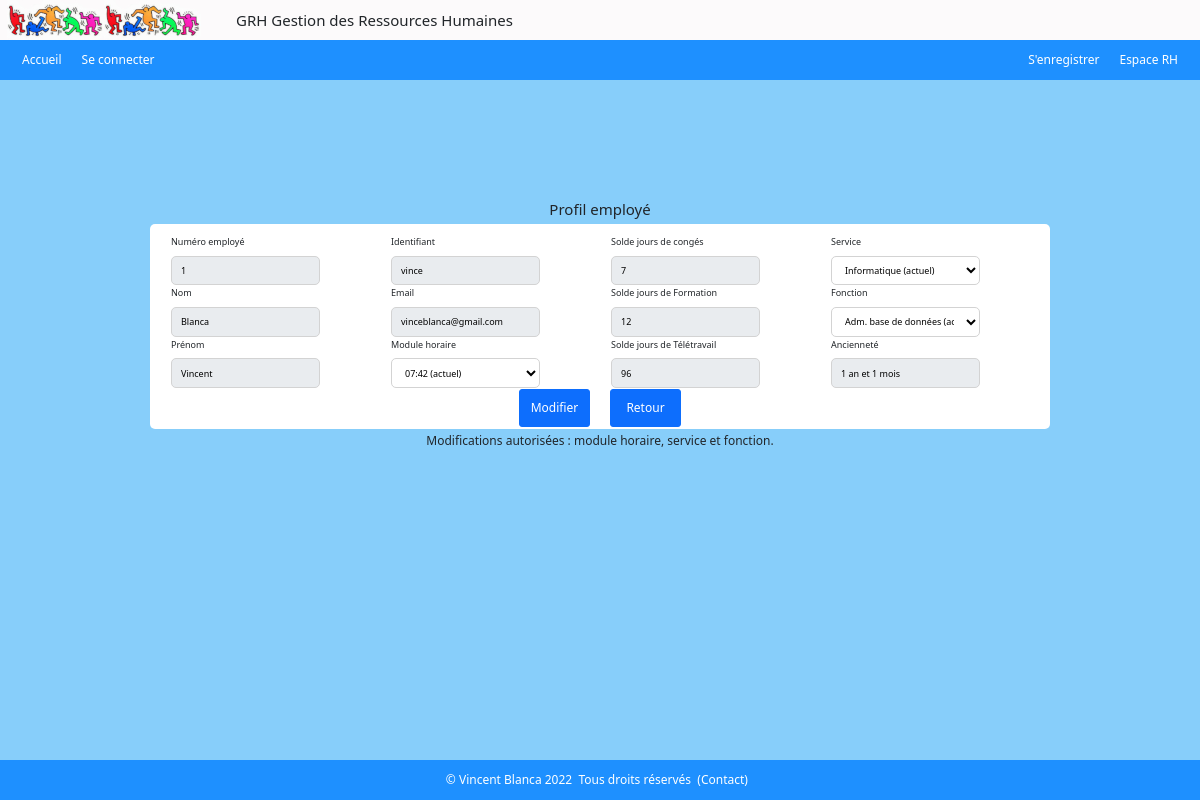
/index.php?action=employe&id=1 (signed in), run on the app's committed database.
### tables this page shows
CREATE TABLE IF NOT EXISTS `employe` (
  `empid` int UNSIGNED NOT NULL AUTO_INCREMENT,
  `nom` varchar(50) NOT NULL,
  `prenom` varchar(50) NOT NULL,
  `email` varchar(100) NOT NULL,
  `ident` varchar(50) NOT NULL,
  `mdpass` varchar(50) NOT NULL,
  `dateEmbauche` date NOT NULL,
  `horid` int NOT NULL,
  `servid` int NOT NULL,
  `fonctid` int NOT NULL,
  PRIMARY KEY (`empid`),
  UNIQUE KEY `email` (`email`),
  UNIQUE KEY `ident` (`ident`),
  KEY `horid` (`horid`),
  KEY `servid` (`servid`),
  KEY `fonctid` (`fonctid`)
);

CREATE TABLE IF NOT EXISTS `droits_conges` (
  `droitsid` int UNSIGNED NOT NULL AUTO_INCREMENT,
  `nb_jours` int UNSIGNED NOT NULL,
  `annee` year NOT NULL,
  `empid` int UNSIGNED NOT NULL,
  `typeid` int NOT NULL,
  PRIMARY KEY (`droitsid`),
  KEY `empid` (`empid`),
  KEY `typeid` (`typeid`)
);

CREATE TABLE IF NOT EXISTS `service` (
  `servid` int NOT NULL AUTO_INCREMENT,
  `libelle` varchar(50) NOT NULL,
  PRIMARY KEY (`servid`)
);

CREATE TABLE IF NOT EXISTS `fonction` (
  `fonctid` int NOT NULL AUTO_INCREMENT,
  `libelle` varchar(50) NOT NULL,
  `servid` int NOT NULL,
  PRIMARY KEY (`fonctid`),
  KEY `servid` (`servid`)
);

### admin/admin_controlers/controlerAdmin_employe.php (called while the page is built, shortened)
<?php
require ('./admin/admin_models/modelAdmin_employe.php');
function employe()
{
    $id = (int)($_GET['id']);
    $employe = getEmploye($id);
    $detail_empl = $employe->fetch(PDO::FETCH_ASSOC);
    $mod_horaire = getModuleHoraire($id);
    $horaire = $mod_horaire->fetch(PDO::FETCH_ASSOC);
    $solde_conges      = getSoldeAbsences($id, 1);
    $solde_formation   = getSoldeAbsences($id, 2);
    $solde_teletravail = getSoldeAbsences($id, 3);
    $anciennete = $detail_empl['anciennete'];
    if($anciennete >= 12) {
        $an   = floor($anciennete/12);
        $mois = $anciennete%12;
        if($an == 1) {
            if($mois > 0) {
                $anciennete_employe = $an." an et ".$mois." mois";
            } else {
                $anciennete_employe = $an." an";
            }
        } else {
            if($mois > 0) {
                $anciennete_employe = $an." ans et ".$mois." mois";
            } else {
                $anciennete_employe = $an." ans";
            }
        }
    }
    require ('./admin/admin_views/viewAdmin_employe.php');
}

### admin/admin_models/modelAdmin_employe.php (called while the page is built, shortened)
<?php
function getEmploye($id)
{
    $bdd = $GLOBALS['bdd'];
    $req_employe = $bdd->prepare("SELECT empid, nom, prenom, email, ident, horid, f.fonctid AS 'fonctid', s.servid AS 'servid', PERIOD_DIFF(DATE_FORMAT(NOW(),'%Y%m'), DATE_FORMAT(dateEmbauche, '%Y%m')) AS 'anciennete', s.libelle AS 'service', f.libelle AS 'fonction' FROM employe e, service s, fonction f WHERE empid =:empid AND e.fonctid = f.fonctid AND s.servid = e.servid");
    $req_employe->execute(
        [
            'empid' => $id
        ]
    );
    return $req_employe;
}
function getSoldeAbsences($empid, $type)
{
    $bdd = $GLOBALS['bdd'];
    $req_absences = $bdd->prepare("SELECT nb_jours AS 'jours', annee, libelle FROM type_conge tc, droits_conges dc, employe e WHERE dc.typeid = tc.id AND e.empid=dc.empid AND e.empid =:empid AND tc.id =:id");
    $req_absences->execute(
        [
            'empid' => $empid,
            'id'    => $type,
        ]
    );
    $solde = $req_absences->fetch(PDO::FETCH_ASSOC);
    return $solde;
}

### models/model_connect.php (called while the page is built, shortened)
<?php
function getModuleHoraire($id)
{
    $bdd = $GLOBALS['bdd'];
    $req_mod_hor = $bdd->query("SELECT TIME_FORMAT(mh.hormod, '%H:%i') AS 'Mod_Hor' FROM  mod_horaire mh, employe e WHERE e.empid = $id AND mh.horid = e.horid");
    return $req_mod_hor;
}

### admin/admin_views/viewAdmin_employe.php (the view, shortened to what this page needs)
<?php
include('./includes/header.php');
?>
<div class="register">
  <h5>Profil employé</h5>
  <form action="index.php?action=employe&id=<?= $id ?? $_SESSION['id_employe'] ?>" method="post">
    <div class="profilemploye">
      <div class="civilite">
        <label for="empid">Numéro employé</label>
        <input type="text" name="empid" readonly id="empid" style="background-color: #e9ecef" value="<?= $detail_empl['empid'] ?>" />
        <label for="nom">Nom</label>
        <input type="text" name="nom" readonly id="nom" style="background-color: #e9ecef" value="<?= $detail_empl['nom'] ?>" />
        <label for="prenom">Prénom</label>
        <input type="text" name="prenom" readonly id="prenom" style="background-color: #e9ecef" value="<?= $detail_empl['prenom'] ?>"  />
      </div>
      <div class="civilite">
        <label for="ident">Identifiant</label>
        <input type="text" name="ident" readonly id="ident" style="background-color: #e9ecef" value="<?= $detail_empl['ident'] ?>" />
        <label for="mail">Email</label>
        <input type="email" name="mail" readonly id="mail" style="background-color: #e9ecef" value="<?= $detail_empl['email'] ?>" />
        <label for="horaire">Module horaire</label>
        <select name="horaire" id="horaire">
            <option value="<?= $detail_empl['horid'] ?>"><?= $horaire['Mod_Hor']." (actuel)" ?></option>
        </select>
      </div>
      <div class="civilite">
        <label for="conges">Solde jours de congés</label>
        <input type="text" name="conges" readonly id="conges" style="background-color: #e9ecef" value="<?= $solde_conges['jours'] ?>" />
        <label for="formation">Solde jours de Formation</label>
        <input type="text" name="formation" readonly id="formation" style="background-color: #e9ecef" value="<?= $solde_formation['jours'] ?>" />
        <label for="formation">Solde jours de Télétravail</label>
        <input type="text" name="teletravail" readonly id="teletravail" style="background-color: #e9ecef" value="<?= $solde_teletravail['jours'] ?>" />
      </div>
      <div class="civilite">
          <label for="service">Service</label>
          <select name="service" id="service" onchange="myService()">
            <option value="<?= $detail_empl['servid'] ?>"><?= $detail_empl['service']." (actuel)" ?></option>
          </select>
          <label for="fonction">Fonction</label>
            <select name="fonctionI" id="info">
              <option value="<?= $detail_empl['fonctid'] ?>"><?= $detail_empl['fonction']." (actuelle)" ?></option>
            </select>
          <label for="anciennete">Ancienneté</label>
          <input type="text" name="anciennete" readonly id="anciennete" style="background-color: #e9ecef" value="<?= $anciennete_employe ?>" />
      </div>
      <div class="valid">
        <input class="btn btn-primary" type="submit" name="submit" value="Modifier" />
        <input class="btn btn-primary" type="submit" name="submit" value="Retour" />
      </div>
    </div>
  </form>
  <h6 class="champs">Modifications autorisées : module horaire, service et fonction.</h6>
</div>
<?php
  include('./includes/footer.php');
?>

### css/monstyle.css (style rules this page uses)
html, body { margin:0; padding:0; height:100%; }
body { background-color: #fcfafb; }
.register { height: calc(100% - 240px); background-color: #fcfafb; }
.register { display: flex; padding-top: 50px; align-items: center; flex-direction: column; }
.btn { background-color: unset; }
div.valid { display: flex; column-gap: 20px; }
div.valid>input { width: 90px; }
div.profilemploye { display: flex; justify-content: center; flex-wrap: wrap; background-color: white; border-radius: 5px 5px; width: 1350px; margin: auto; column-gap: 20px; padding: 20px; }
div.civilite { display: flex; flex-direction: column; width: 310px; height: 310px; padding: 30px; row-gap: 10px; }
div.civilite>input { border-radius: 5px 5px; border: 1px solid lightgrey; }
div.civilite>select { background-color: white; border-radius: 5px 5px; border: 1px solid lightgrey; padding: .375rem .75rem; }
h6.champs { margin-top: 5px; }
input { height: 38px; padding: .375rem .75rem; }
select { height: 38px; line-height:24px; }

### css/laptop.css (style rules this page uses)
html, body, div.register, div.registration, div.civilite { font-size: 0.75rem; }
div.register { height: calc(100% - 120px); background-color:lightskyblue; }
div.profilemploye { width: 900px; padding: 10px; }
div.civilite { width: 200px; row-gap: 1px; padding: 1px; height: 155px; }
div.civilite>input { width: 75%; }
.civilite>select { width:75%; }
h6.champs, h6.lien_form { margin-top: 5px; }
div.valid { margin: 0px; width: 170px; height: 30px; justify-content: center; }
div.valid>input { width: 71px; }

### data on the page
employe: empid "1", nom "Blanca", prenom "Vincent", ident "vince", mail "vinceblanca@gmail.com", service "Informatique (actuel)", fonctionI "Adm. base de données (actuelle)"
droits_conges: conges "7"
droits_conges: formation "12"
droits_conges: teletravail "96"

### other printed values
form field horaire "07:42 (actuel)"
